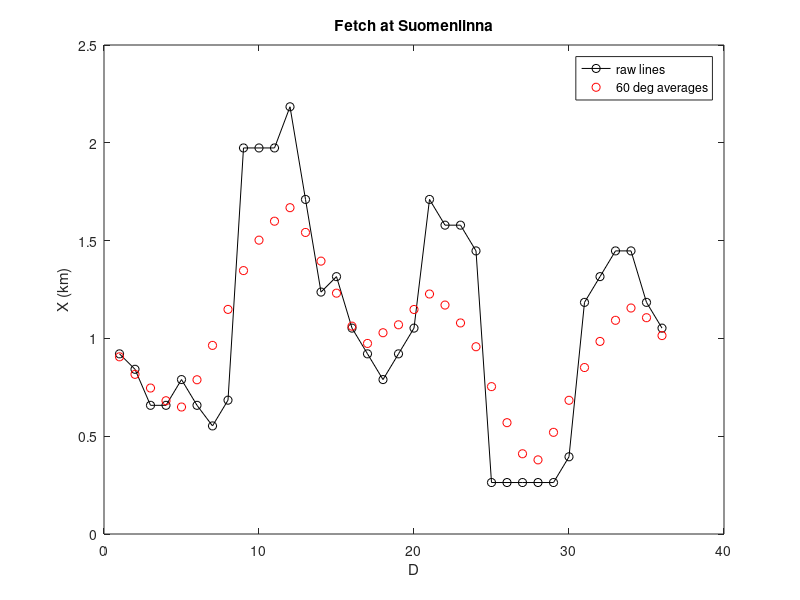

The MATLAB script that drew this image: (Note: this script raises an error after producing the figure.)
%% Calculate the fetch at Suomenlinna
% Fetch estimated from map at 10 degree intervals
% Final fetch values 60 degree averages
clear
close all

%     0   10  20  30  40  50  60  70  80  90  100 110 120 130 140 150 160 170 180 190 200 210 220 230 240 250 260 270 280 290 300 310 320 330 340 350
Xraw=[3.5 3.2 2.5 2.5 3.0 2.5 2.1 2.6 7.5 7.5 7.5 8.3 6.5 4.7 5.0 4.0 3.5 3.0 3.5 4.0 6.5 6.0 6.0 5.5 1.0 1.0 1.0 1.0 1.0 1.5 4.5 5.0 5.5 5.5 4.5 4.0];
Xraw=Xraw/3.8; % cm -> km

Xloop=[Xraw(end-2:end) Xraw Xraw(1:3)]; % Create a "circular" vector
ct=1;
for n=4:(length(Xraw)+3)
   X(ct)=mean([cos(30*pi/180)*Xloop(n-3) cos(20*pi/180)*Xloop(n-2) cos(10*pi/180)*Xloop(n-1) Xloop(n) cos(10*pi/180)*Xloop(n+1) cos(20*pi/180)* Xloop(n+2) cos(30*pi/180)*Xloop(n+3)]); 
   ct=ct+1;
end

plot(Xraw,'k-o');
hold on
plot(X,'ro');
title('Fetch at Suomenlinna');
xlabel('D');
ylabel('X (km)');
legend({'raw lines','60 deg averages'});

Fn='../fetch/Suomenlinna_fetch.txt';
dlmwrite(Fn,[[0:10:350]' X'],'delimiter',' ','precision','%0.2f');

fprintf('Fetch values written to file %s\n', Fn);